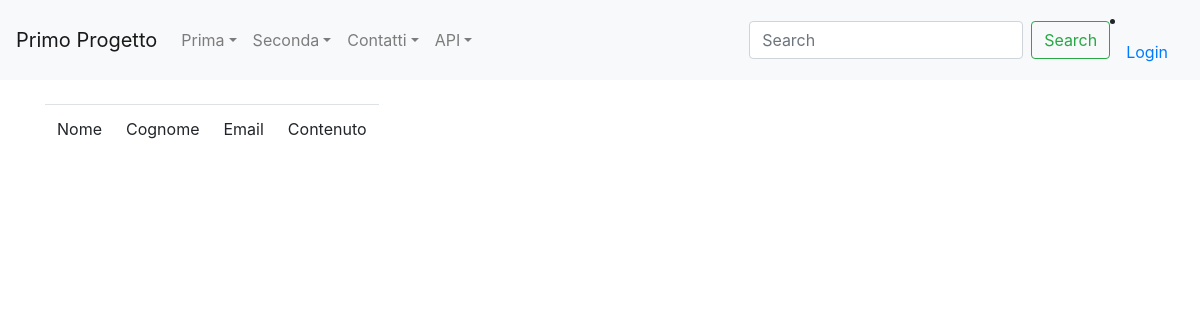
Before: /forms_app/lista_contatti/ with the older database file.
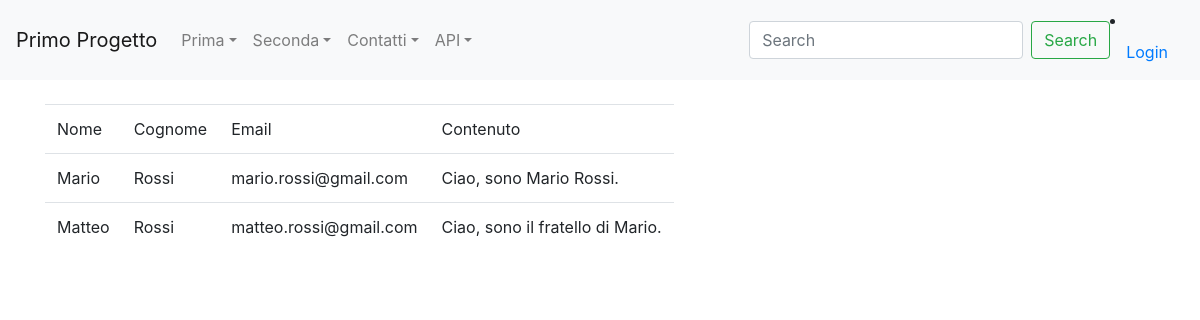
After: the same page with the newer database file.
### forms_app/models.py (models this page shows)
class Contatto(models.Model):
    nome = models.CharField(max_length=100,blank=True)
    cognome = models.CharField(max_length=100,blank=True)
    email = models.EmailField(max_length=200,blank=True)
    contenuto = models.TextField(blank=True)

### forms_app/views.py (the view)
# urls.py: path('lista_contatti/', lista_contatti, name = 'lista_contatti'),
def lista_contatti(request):
    contatti = Contatto.objects.all()
    context = {"contatti": contatti}
    return render(request, "lista_contatti.html", context)

### forms_app/templates/lista_contatti.html (shortened to what this page needs)
{% extends "base.html" %}
{% block content %}
<table class="table table-responsive">
    <tr>
        <td>Nome</td>
        <td>Cognome</td>
        <td>Email</td>
        <td>Contenuto</td>
    </tr>
    {% for c in contatti %}
        <tr>
            <td>{{ c.nome }}</td>
            <td>{{ c.cognome }}</td>
            <td>{{ c.email }}</td>
            <td>{{ c.contenuto }}</td>
        </tr>
    {% endfor %}
</table>
{% endblock content %}

### templates/base.html (shortened to what this page needs)
<!DOCTYPE html>
{% load static %}
<html lang="it">
  <head>
    <link rel="stylesheet" href="https://cdn.jsdelivr.net/npm/bootstrap@4.5.3/dist/css/bootstrap.min.css" />
  </head>
  <body>
    <nav class="navbar navbar-expand-lg navbar-light bg-light">
      <a class="navbar-brand" href="#">Primo Progetto</a>
      <div class="collapse navbar-collapse" id="navbarSupportedContent">
        <ul class="navbar-nav mr-auto">
          <li class="nav-item dropdown">
            <a class="nav-link dropdown-toggle" href="#" id="navbarDropdown" role="button" data-toggle="dropdown" aria-haspopup="true" aria-expanded="false">Prima</a>
          </li>
          <li class="nav-item dropdown">
            <a class="nav-link dropdown-toggle" href="#" id="navbarDropdown" role="button" data-toggle="dropdown" aria-haspopup="true" aria-expanded="false">Seconda</a>
          </li>
          <li class="nav-item dropdown">
            <a class="nav-link dropdown-toggle" href="#" id="navbarDropdown" role="button" data-toggle="dropdown" aria-haspopup="true" aria-expanded="false">Contatti</a>
          </li>
          <li class="nav-item dropdown">
            <a class="nav-link dropdown-toggle" href="#" id="navbarDropdown" role="button" data-toggle="dropdown" aria-haspopup="true" aria-expanded="false">API</a>
          </li>
        </ul>
        <form class="form-inline my-2 my-lg-0">
          <input class="form-control mr-sm-2" type="search" placeholder="Search" aria-label="Search" />
          <button class="btn btn-outline-success my-2 my-sm-0" type="submit">Search</button>
        </form>
        {% if request.user.is_authenticated %}
        <li class="nav-item dropdown">
          <a class="nav-link dropdown-toggle" href="#" id="navbarDropdown" role="button" data-toggle="dropdown" aria-haspopup="true" aria-expanded="false">{{ request.user.username }}</a>
          <div class="dropdown-menu" aria-labelledby="navbarDropdown">
            <div class="dropdown-divider"></div>
            <form id="logout-form" action="{% url 'logout' %}" method="post">
              {% csrf_token %}
              <button class="btn ft-power" type="submit">Logout</button>
            </form>
          </div>
        </li>
      {% else %}
        <li class="nav-item">
          <a class="nav-link" href="{% url 'login' %}">Login</a>
        </li>
      {% endif %}
      </div>
    </nav>
    <div class="container my-4">
      {% block content %}
      {% endblock %}
    </div>
    <link rel="stylesheet" href="https://cdnjs.cloudflare.com/ajax/libs/font-awesome/5.15.4/css/all.min.css">
  </body>
</html>

Changed rows visible on the page:
added Contatto: nome "Mario", cognome "Rossi", email "mario.rossi@gmail.com", contenuto "Ciao, sono Mario Rossi."
added Contatto: nome "Matteo", cognome "Rossi", email "matteo.rossi@gmail.com", contenuto "Ciao, sono il fratello di Mario."
